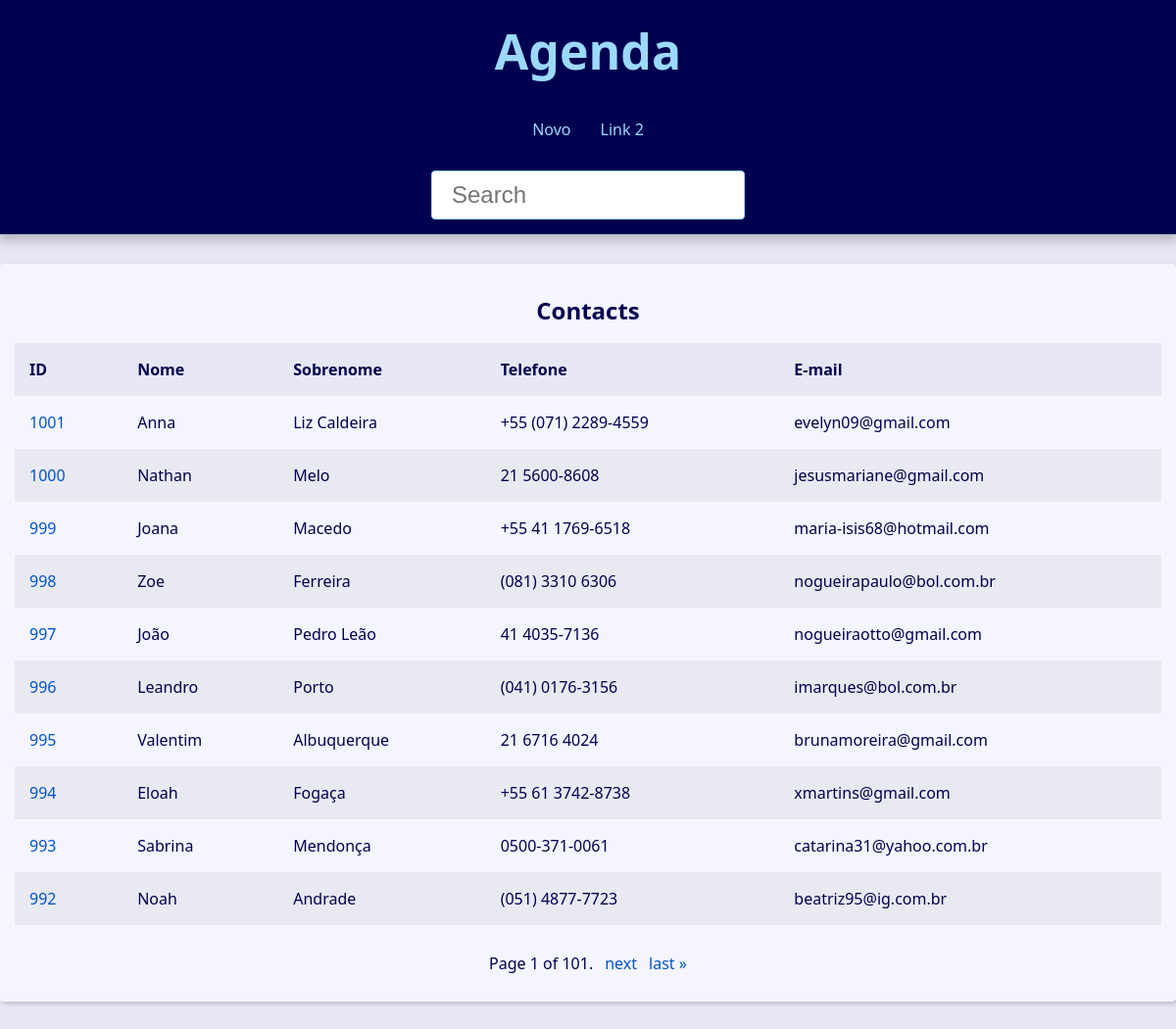
Before: / with the older database file.
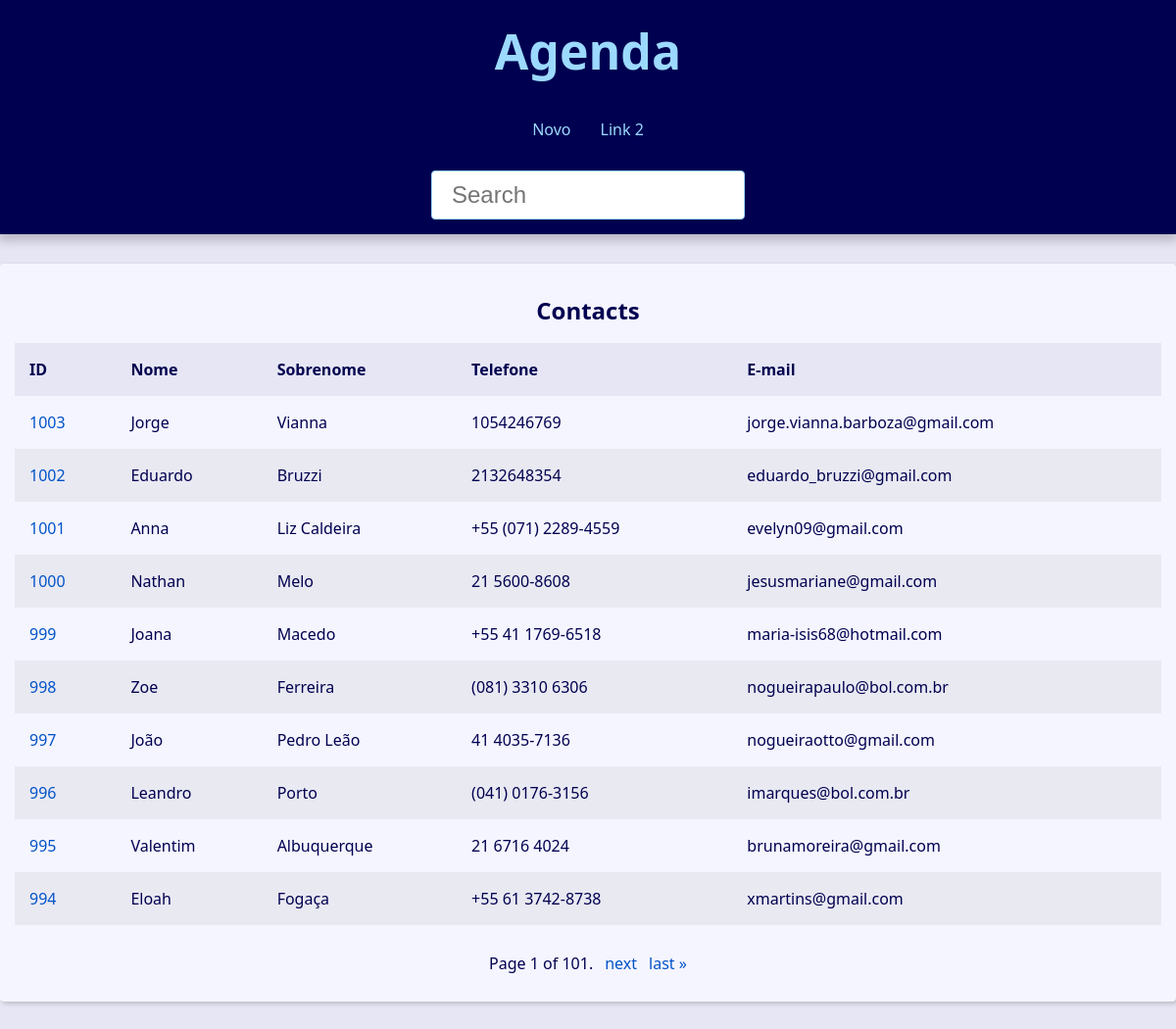
After: the same page with the newer database file.
### contact/models.py (models this page shows, shortened)
class Contact(models.Model):
    first_name = models.CharField(max_length=50)
    last_name = models.CharField(max_length=50, blank=True)
    phone = models.CharField(max_length=50)
    email = models.EmailField(max_length=254, blank=True)
    created_date = models.DateTimeField(default=timezone.now)
    description = models.TextField(blank=True)
    show = models.BooleanField(default=True)
    picture = models.ImageField(blank=True, upload_to='pictures/%Y/%m/')
    owner = models.ForeignKey(
        User,
        on_delete=models.SET_NULL,
        blank=True, null=True
    )
    category = models.ForeignKey(
        Category,
        on_delete=models.SET_NULL,
        blank=True, null=True
    )

### contact/views/contact_views.py (the view)
# urls.py: path('', views.index, name='index'),
def index(request):
    contacts = Contact.objects \
        .filter(show=True)\
        .order_by('-id')
    paginator = Paginator(contacts, 10)
    page_number = request.GET.get("page")
    page_obj = paginator.get_page(page_number)
    context = {
        'page_obj': page_obj,
        'site_title': ' - Contatos',
    }
    return render(
        request,
        'contact/index.html',
        context
    )

### contact/templates/contact/index.html
{% extends 'global/base.html' %}
{% block content %}
  {% if page_obj %}
    <div class="responsive-table">
      <table class="contacts-table">
        <caption class="table-caption ">
          Contacts
        </caption>
        <thead>
          <tr class="table-row table-row-header">
            <th class="table-header">ID</th>
            <th class="table-header">Nome</th>
            <th class="table-header">Sobrenome</th>
            <th class="table-header">Telefone</th>
            <th class="table-header">E-mail</th>
          </tr>
        </thead>
        <tbody>
          {% for contact in page_obj %}
            <tr class="table-row">
              <td class="table-cel">
                <a
                  class="table-link"
                  href="{% url 'contact:contact' contact.id %}"
                >
                  {{ contact.id }}
                </a>
              </td>
              <td class="table-cel">
                {{ contact.first_name }}
              </td>
              <td class="table-cel">
                {{ contact.last_name }}
              </td>
              <td class="table-cel">
                {{ contact.phone }}
              </td>
              <td class="table-cel">
                {{ contact.email }}
              </td>
            </tr>
          {% endfor %}
        </tbody>
      </table>
    </div>
  {% else %}
    <div class="single-contact">
      <h1 class="single-contact-name">
        <p align="center">Nenhum contato encontrado.</p>
      </h1>
    </div>
  {% endif %}
{% endblock content %}

Changed rows visible on the page:
no longer on this page (row unchanged): Contact: id "993", first_name "Sabrina", last_name "Mendonça", phone "0500-371-0061", email "catarina31@yahoo.com.br"
no longer on this page (row unchanged): Contact: id "992", first_name "Noah", last_name "Andrade", phone "(051) 4877-7723", email "beatriz95@ig.com.br"
added Contact: id "1003", first_name "Jorge", last_name "Vianna", phone "1054246769", email "jorge.vianna.barboza@gmail.com"
added Contact: id "1002", first_name "Eduardo", last_name "Bruzzi", phone "2132648354", email "eduardo_bruzzi@gmail.com"
